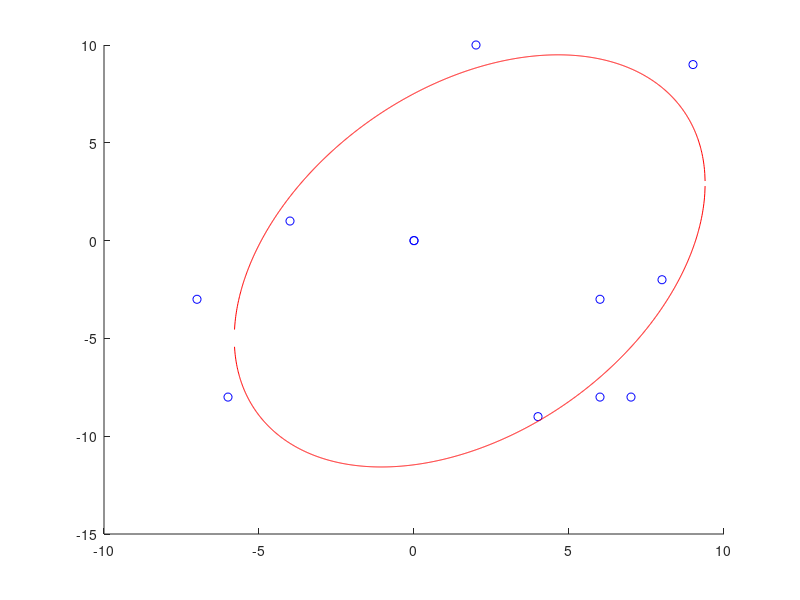

MATLAB code to generate this figure:
function[] = TDRA( )
% This main function will execute the entirety of the Truck and Drone 
% routing algorithm. 

%%%
% When it comes to calculating the "travel time between two customers" we will 
% use the distance between the two nodes for trucks. When calculating the 
% travel time between two customers by UAV, we will use the distance but 
% divided by a speed factor of 1.5.
%%%

    % Variables 
    %      C0            Set of customer locations with depot as the starting
    %                     location where C0.x is the x location of the
    %                     customers and C0.y is the y locations of the
    %                     customers. 
    %       c            Number of customers
    %       U            Set of drones
    %       u            Number of drones
    % aafDistancesTruck  Travel times between two customers i & j by truck
    %     soln           Our representation of the solution where:
    %                      ansoln.Part1 represents the sequence of customers
    %                          visited by the truck
    %                      ansoln.Part2 represents the assignment of
    %                          customers to UAVs & also the sequence of
    %                          visits by each UAV
    %                      ansoln.Part3 represents the launch locations of
    %                          each UAV for every flight
    %                      ansoln.Part4 represents the reconvene locations of
    %                          each UAV for every flight
    %
    
    
    % Generate customer locations
%     x = (50 - -50)*rand(1, 4) + -50;
%     y = (50 - -50)*rand(1, 4) + -50;
%     C0.x = [ 0 -10 0 0 ]; % we treat the first slot as the depot;
%     C0.y = [ 0 0 -10 -5 ];  % we treat the first slot as the depot;
%     C0.x = [ 0 randi([-10, 10], 1, 10) 0 ];
%     C0.y = [ 0 randi([-10, 10], 1, 10) 0 ];
    
    C0.x = [ 0 -4 -7 -6 4 6 2 9 8 7 6 0 ];
    C0.y = [ 0 1 -3 -8 -9 -3 10 9 -2 -8 -8 0];
    
% %            0  1  2  3  4  0   Customer ID
% %            1  2  3  4  5  6   Indices
%     C0.x = [ 0  8  6 -7  1  0 ];
%     C0.y = [ 0 -2 -3 -3  2  0 ];

%            0  1  2  3  4  5  6  0  Customer ID
%            1  2  3  4  5  6  7  8  Indices
%     C0.x = [ 0 -2 -3  2  2  7 -4  0 ]; 
%     C0.y = [ 0  4  1  4  3  1  3  0 ]; 

%%%%%%%%%%%%%%%%%%%%%%%%Testing ellipse fitting %%%%%%%%%%%%%%%%%%%%%%%%
% Slanted ellipse
%     C0.x = [ 1, 2, 3, 4, 4.5, 5, 5.5, 6, 6, 5.7, 5.5, 5, 4, 3, 1, ...
%              -1, -3, -6, -7, -7.5, -7, -6, ...
%              -3, -2, -1, -4, -5];
%     C0.y = [ 7, 6, 5, 4, 3, 2, 0.5, -1, -1.5, -3.5, -4, -5, -5.3, -5.2, -4.5,...
%              8, 8, 7, 6, 4, 2, 0, ...
%              -2.5, -3, -3.5, -1.5, -1];
    

% Ellipse along x axis; This works well 
%     C0.x = [ -3, -2.5, -2, -1.5, -1, -.5, 0, .5, 1, 1.5, 2, 2.5, 3, -3, -2.5, -2, -1.5, -1, -.5, 0, .5, 1, 1.5, 2, 2.5, 3 ];
%     C0.y = [ 0.54, 1.06, 1.34, 1.52, 1.64, 1.71, 1.73, 1.71, 1.64, 1.54, 1.34, 1.06, .54, -0.54, -1.06, -1.34, -1.52, -1.64, -1.71, -1.73, -1.71, -1.64, -1.54, -1.34, -1.06, -.54 ];

% Ellipse along y axis
%     C0.x = [ 0 [ -2 : 0.5 : 2 ] [ -2 : 0.5 : 2 ] 0]
%     C0.y = [0 sqrt( 1 - (C0.x(1 : 9).^2)/4 ) [ -1*sqrt( 1 - (C0.x(10 : 18).^2)/4 ) ] 0 ]
    



    % Plot the customer locations
%     hold on
%     figure( 1 );
%     plot(0,0,'b*', 'MarkerSize', 12)
%     plot(C0.x, C0.y, 'bo')
%     hold off

    
    % Numbers of customers (excluding the depot) 
    c = length(C0.x) - 2;
    
    % Number of drones
    U = [1, 2];
    u = length(U);
    
    % Initial and final temperature (Inputs for SA)
    T0 = 90;
    TFinal = 0.01; 
    Beta_SA = 0.99;
    Imax = 20;
    
    % Calculate the distances between each all points
    % Here, our first row of the columns is how far our depot is from each 
    % of the customers. 
    aafDistances = calculateDistances(C0.x, C0.y);
    
    
    % Initialize solution data structure
    soln.anPart1 = zeros(1, length(C0.x));  % the Truck Route
    soln.anPart2 = [-1];  % Assignment of customers to UAVs
    soln.anPart3 = [-1];  % Launch locations of the UAVs
    soln.anPart4 = [-1];  % Reconvene locations of the UAVs
    
    
    % Generate initial solution s, to the STRPD based on SA
    s = simulatedAnnealing(c, aafDistances, soln, T0, TFinal, Beta_SA, Imax, u);
    
%%%%%%%%%%%%%%%%%%%%%%%%%%%%%%%%%%%%%%%%%%%%%%%%%%%%%%%%%%%%%%%%%%%%%%%%
    % Test plotting our path with drones
    % THis is correct btw
%     s.anPart1 = [ 0 4 2 3 0 ];
%     s.anPart3 = [ 2 -1 ];   % These indices refer to the cell number in part 1, so this is wrong. 
%     s.anPart2 = [ 1 -1 ];   % visits customer 1
%     s.anPart4 = [ 3 -1 ];   % returns to index 2 of s.anPart1 (which is customer 3)
% 
%     s.anPart1 = [ 0 4 3 1 2 0 ];    % MOST RECENT TEST
%     s.anPart3 = [ 1 -1 4 ];
%     s.anPart2 = [ 5 -1 6 ];
%     s.anPart4 = [ 3 -1 5 ]; 
    
%     s.anPart1 = [ 0 4 2 0 ];
%     s.anPart3 = [ 2 3 -1 ];   % These indices refer to the cell number in part 1, so this is wrong. 
%     s.anPart2 = [ 1 3 -1 ];   % visits customer 1
%     s.anPart4 = [ 3 4 -1 ];   % returns to index 2 of s.anPart1 (which is customer 3)

%     s.anPart1 = [ 0 4 2 0 ];
%     s.anPart3 = [ 2 -1 3 ];   % These indices refer to the cell number in part 1, so this is wrong. 
%     s.anPart2 = [ 1 -1 3 ];   % visits customer 1
%     s.anPart4 = [ 3 -1 4 ];   % returns to index 2 of s.anPart1 (which is customer 3)

%     s.anPart1 = [ 0 4 2 0 ];
%     s.anPart3 = [ 2 -1 3 ];   % These indices refer to the cell number in part 1, so this is wrong. 
%     s.anPart2 = [ 1 -1 3 ];   % visits customer 1
%     s.anPart4 = [ 3 -1 4 ];   % returns to index 2 of s.anPart1 (which is customer 3)
%%%%%%%%%%%%%%%%%%%%%%%%%%%%%%%%%%%%%%%%%%%%%%%%%%%%%%%%
    
    % Plot the truck and drone route
%     plot_route( C0, s);
    
    
    % Initialize best solution, the rsult of the best solution, the 
    % iteration number, and the temperature
    s_best = s;
    fs_best = f(aafDistances, s_best, u);
    
    
    % Elliptical stuff
    solnOut = ellipticalCustomerAssignment( s_best, C0, u);
    
    
    
end

%%%%%%%%%%%%%%%%%%%%%%%%%%%%%%%%%%%%%%%%%%%%%%%%%%%%%%%%%%%%%%%%%%%%%%%%%%%
function[ ] = plot_route( C0, s) 
% plot_route will take in the customer locations & the initial solution
% produced via the Simulated annealing method. It will then plot the route 
% the truck will take. 
% Input 
%   C0      The locations of all the customers
%   s       The route we are plotting 
%   u       The number of drones 
% Output
%   

    % Variables
    %    a, b     Placeholder variables for the coordinates 
    %  nCustInd   counter to keep track of the customer indices 
    
    % Plot the truck route
    nCustInd = 2;
    a = [ 0 ]; 
    b = [ 0 ]; 
    
    % Fill in these a and b arrays
%     for i = s.anPart1( 2 : length(C0.x) - 1 )
    for i = s.anPart1( 2 : length(s.anPart1) - 1)
        a(nCustInd) = C0.x(i+1);
        b(nCustInd) = C0.y(i+1);
        nCustInd = nCustInd + 1; 
        a;
        b;
    end

    a(end + 1) = 0;
    b(end + 1) = 0;


        
    % Initialize the coords visited by the drones
    aanDrones = zeros(length(s.anPart2)-1, 6);
    
    C0;
    s; 
    % Fill in this matrix
    for iCustomer = 1 : length(s.anPart2)        
        if s.anPart2(iCustomer) == -1
            aanDrones( iCustomer, : ) = -1*ones(1, 6);
%             aanDrones = [ aanDrones ; -1*ones(1, 6) ]
            
        else
            aanDrones(iCustomer, 1) = C0.x(s.anPart1(s.anPart3(iCustomer)) + 1);
            aanDrones(iCustomer, 4) = C0.y(s.anPart1(s.anPart3(iCustomer)) + 1);

            aanDrones(iCustomer, 3) = C0.x(s.anPart1(s.anPart4(iCustomer)) + 1);
            aanDrones(iCustomer, 6) = C0.y(s.anPart1(s.anPart4(iCustomer)) + 1);

            aanDrones(iCustomer, 2) = C0.x(s.anPart2(iCustomer) + 1);
            aanDrones(iCustomer, 5) = C0.y(s.anPart2(iCustomer) + 1);
        end
    end
    
    
    
    % Plot the drone route
    aColors = ["r--", "b--", "g--", "k--", "m--"];
        
    % 
    aDimensions = size(aanDrones);
    
    % Plot this stuff
    figure(2)
    hold on; 
    plot(0,0,'b*', 'MarkerSize', 12)
    plot(a, b, 'k-')
    plot(a, b, "ro")
    
    iDrone = 1; 
    for iRow = 1 : aDimensions 
        x = [ 0 ];
        y = [ 0 ]; 
        
        if aanDrones(iRow, 1) == -1
            iDrone = iDrone + 1; 
        else
            for iCol = 1 : 3
                x(iCol) = aanDrones(iRow, iCol);
                y(iCol) = aanDrones(iRow, iCol+3);
            end
            
            plot(x, y, aColors(iDrone));
        end
    end
    hold off; 
end

function[ aafDistances ] = calculateDistances( x, y )
% calculateDistances will calculate the distances between all the points 
%   on the graph
% INPUT
%   x, y   the x and y coordinates of the customers
% OUTPUT
%   aafDistances   An array of distances where D_ij is the distance between 
%                    house i and house j; this matrix should be symmetric

    % Variables
    %
    
    % Initialize the distances array
    aafDistances = zeros(length(x));
    
    % Calculate the distances
    for i = 1 : length(x)
        for j = 1 : length(x)
            aafDistances( i, j ) = sqrt( (x(i) - x(j))^2 + (y(i) - y(j))^2 );
        end
    end
    
end

function[ s_best ] = ...
    simulatedAnnealing( c, aafDistances, soln, T0, TFinal, Beta_SA, Imax, u)
% simulatedAnnealing function will take in an array of distances 
% and will generate a random TRP (traveling repairman problem).
% INPUT
%   c              The length of the soln
%  aafdistances    Array of distances between customers
%  soln            Data structure of solution
%   T0             The initial temperature
%   TFinal         The final temperature we want to approach
%  Beta_SA         The cooling schedule for our simulated annealing
%   Imax           The maximum number of iterations
%   u              The numebr of drones
% OUTPUT
%  s_best          Returns the best solution to the TRP 


    % Variables
    %  soln       Data structure with solutions parts 1, 2, 3, and 4 
    %     s       Solution to the TRP problem
    %  s_best     Best solution
    % fs_best     The result of the best solution7
    %     T       The current temperature of our simulated annealing
    

    % Initialize our current and final temperatures
    T = T0;     
    
    % Generate a ranomd TRP (Traveling Repairman Problem) 
    % randomly insert all customers into vector    
    soln.anPart1 = [ 0 randperm(c) 0 ];
    s = soln; % create duplicate of soln for comparison
    
    % Initilaize the best solution and the best result 
    s_best = s;
    fs_best = f(aafDistances, s, u); 
    
    sPrime = soln;
    
    % Run the simulated annealing process
    while T > TFinal
        for i = 1 : Imax 
            % Find neighbor to s
            sPrime.anPart1 = neighbor(s);
            

            
            % Check if neighbor is better than current solution 
            diff = fs_best - f(aafDistances, sPrime, u);
            
            % Check if neighbor is better
            if f(aafDistances, sPrime, u) < f(aafDistances, s_best, u)
                s_best.anPart1 = sPrime.anPart1;
                fs_best = f(aafDistances, sPrime, u); 
            end
            
            % Boltzmann probability time babbbyyyy
            if rand() < exp(-abs(diff) / T)
                s.anPart1 = sPrime.anPart1;
            end
            
        end
        
        % Cooling schedule
        T = Beta_SA * T; 
    end
    
    
    
end

function[ solnOut ] = ellipticalCustomerAssignment( solnIn, C0, k)
% The ellipticalCustomerAssignment heuristic function will take in a soln
% and then will return another solution. 

% INPUT
%  solnIn      This is the input solution
%  C0          The locations (coordinates) of the customers
% OUTPUT
%  solnOut     This is the output solution

    % VARIABLES
    %    D        The design matrix
    %    C        The constraint matrix
    %    S        Scatter matrix
    %    V        Matrix with columns being the eigenvectors
    %    D        Matrix where diagonals are eigenvalues
    %
    
    
    % Create matrix of distances
    aafDistances = calculateDistances(C0.x, C0.y);
    
    % Assign initial variables 
    solnOut = solnIn; 
    fSolnOut = f( aafDistances, solnIn, k);
    
    % Fit an ellipse to C0 
    % First create our design matrix
    D = zeros(length(C0.x) - 1, 6);
    for iRow = 1 : length(C0.x) - 1
        D( iRow, 1 ) = (C0.x(iRow))^2;
        D( iRow, 2 ) = C0.x(iRow) * C0.y(iRow);
        D( iRow, 3 ) = (C0.y(iRow))^2;
        D( iRow, 4 ) = C0.x(iRow);
        D( iRow, 5 ) = C0.y(iRow);
        D( iRow, 6 ) = 1;
        

    end
    
    
    % Next our constraint matrix
    C = zeros(6); 
    C(1, 3) = 2;
    C(3, 1) = 2;
    C(2, 2) = -1; 
    
    % Create scatter matrix
    S = D' * D;
    
    % Find our eigenvalues and eigenvectors
    [ eigenvector, eigenvalue ] = eig( S, C );
    
    % Find the smallest eigenvalue
    fMinDiag = inf;
    for iDiagonal = 1 : 6
        if eigenvalue(iDiagonal, iDiagonal) > 1e-6 && eigenvalue(iDiagonal, iDiagonal) < fMinDiag
            iMinDiag = iDiagonal;
            fMinDiag = eigenvalue(iDiagonal, iDiagonal);
        end
    end
    
    
    % Scale the parameters so that a'C*a = 1
    aVector = eigenvector( :, iMinDiag );
    fScaling = aVector' * C * aVector;
    aVectorScaled = aVector / sqrt(fScaling);
        
    
    % This function gives us the algebraic distance of any point (x, y)
    % from the conic. 
    g = @( a, x, y) (a(1)*x.^2 + a(2).*x.*y + a(3)*y.^2 + a(4)*x + a(5)*y + a(6));
    
    
    % Create functions from the quadratic formulas    
    fplus  = @(a, x) ( -(a(2)*x + a(5)) + sqrt( (a(2)*x + a(5)).^2 - 4*a(3)*(a(1)*x.^2 + a(4)*x + a(6)) ) ) / (2*a(3));
    fminus = @(a, x) ( -(a(2)*x + a(5)) - sqrt( (a(2)*x + a(5)).^2 - 4*a(3)*(a(1)*x.^2 + a(4)*x + a(6)) ) ) / (2*a(3));
    
    
    % Create array of points
    afXData = [ min(C0.x) - 10 : 0.01 : max(C0.x) + 10 ];
    % Check to see if the x and y are imaginary
    counter = 1;
    for x = afXData
        if isreal(fplus( aVectorScaled, x )) && fplus( aVectorScaled, x) ~= 0
            afXGoodData(counter) = x;
            afYDataPositive(counter) = fplus( aVectorScaled, x ); 
        end
        
        if isreal(fminus( aVectorScaled, x )) && fminus( aVectorScaled, x) ~= 0
            afYDataNegative(counter) = fminus( aVectorScaled, x );
        end
        
        if isreal(fminus( aVectorScaled, x )) && isreal(fplus( aVectorScaled, x ))
            counter = counter + 1; 
        end
        
        
    end
            
%     afYDataPositive = fplus( aVectorScaled, afXData ); 
%     afYDataNegative = fminus( aVectorScaled, afXData ); 
    afXGoodData;
    
    
    
    % Plot the points
    figure(12345)
    hold on; 
    plot(C0.x, C0.y, 'bo')
    plot(afXGoodData, afYDataPositive, 'r-')
    plot(afXGoodData, afYDataNegative, 'r-')
    hold off; 

end

function[ sPrime ] = neighbor( soln )
% The neighbor function will implement the well-known 2-opt method for
% creating neighbors for our current solution s. Here, we must note that
% our 2-opt method will switch two customers within the vector of Parts 1
% and 2. The customers are selected randomly. Our 2-opt is a local search
% heuristic.

% INPUT
%   soln       Current solution data structure.
% OUTPUT
%  sPrime      A neighbor to input solution soln

    % Variables
    %    sPrime    The soln.anPart1 which is the neighbor to our original 
    %                soln.anPart1  
    %  randIndex1  The index of the customer that will be switched out from
    %                part 1 of the soln data structure
    %  randIndex2  The index of the customer that will be switched out from
    %                part 2 of the soln data structure. 
    %    nTemp     A temporary variable that holds the customer at index 
    %                randIndex1
    
    
    % Randomly pick two customer indices from anPart1 
    randIndex1 = -1;
    randIndex2 = -1;
    
    % Make sure that we don't pick the same two indices
    while randIndex1 == randIndex2
        randIndex1 = randi([2, length(soln.anPart1)-1]);
        randIndex2 = randi([2, length(soln.anPart1)-1]); 
    end
    
%     fprintf("Before switching: \n")
%     soln.anPart1
    
    % Switch their positions in soln.anPart1
    nTemp = soln.anPart1(randIndex1);
    soln.anPart1(randIndex1) = soln.anPart1(randIndex2);
    soln.anPart1(randIndex2) = nTemp; 
    
% %     fprintf("after switching: \n")
%     soln.anPart1
    
    % Return the new neighbor to the input solution
    sPrime = soln.anPart1;
    
end

function[ fTotalWaitTime ] = f( aafDistances, soln, k)
% This function f is our wait time function. In this case, we treat
%  the time = distance for our trucks and we calculate the time for the 
%  drones using a speed factor of 1.5

% INPUT
%   aafDistances    Array of floats containing the distances between custs.
%   soln            Data structure of solutions in parts 1, 2, 3 and 4 
%   k               Number of drones
% OUTPUT
%   fTotalWaitTime  Float of total wait time 
    

    % Variables
    %   alpha         Our speed factor for the drones. 
    %   aSoln         Current solution
    
    
    % Initialize constants
    alpha = 1.5;
    
    
    % Create temporary list of customers
    anCustomers = soln.anPart1;
    
    
    % Initialize total wait time
    fTotalWaitTime = 0;
    
    
    % Create vector arrival and departure times for drones and trucks
    aafDroneArrivalTime = zeros(k, length(aafDistances));
    aafTruckArrivalTime = zeros(1, length(aafDistances));
    aafTruckDepartureTime = zeros(1, length(aafDistances));
    
    
    soln;
    aafDistances;
    
    % Calculate the total wait time for the truck customers
    iPrevious = 1; 
    for iCustomerIndex = 2 : length(soln.anPart1) % Here iCustomerIndex = 1 & = length(soln.anPart1) are the nodes 
        iDrone = 1; % Initialize drone counter
        
        % Calculate the arrival time of the truck to this node        
        aafTruckArrivalTime(anCustomers(iCustomerIndex) + 1) = ...
            aafDistances( anCustomers(iCustomerIndex - 1) + 1, anCustomers(iCustomerIndex) + 1 ) ...
          + aafTruckArrivalTime( anCustomers(iCustomerIndex - 1) + 1);
        
%         "Put this arrival times in aafTruckDepartureTimes and vector and 
%          then update them if they have a drone approaching that same
%          node. So that if there is no drone going towards customer at
%          iCustomerIndex, then they already have something in their truck
%          arrival time vector. That is, we are assuming that no customer
%          has a drone delivering to them. 
        aafTruckDepartureTime(anCustomers(iCustomerIndex) + 1) = ...
            aafTruckArrivalTime(anCustomers(iCustomerIndex) + 1);
        

        
        for iReconveneIndex = 1 : length(soln.anPart4)
            
            % Check if we have an "X" there
            if soln.anPart4(iReconveneIndex) == -1
                iDrone = iDrone + 1;
            end
            
            % Get the arrival time of the drones
            if iCustomerIndex == soln.anPart4(iReconveneIndex) % This means there is a drone flying to this point
                a = aafDistances( anCustomers(soln.anPart3(iReconveneIndex)) + 1, soln.anPart2(iReconveneIndex) + 1);
                b = aafDistances( soln.anPart2(iReconveneIndex) + 1, anCustomers(soln.anPart4(iReconveneIndex)) + 1);
                
                aafDroneArrivalTime(iDrone, anCustomers(soln.anPart4(iReconveneIndex)) + 1) = (a + b)/alpha;
                
                %%%% WORKS TILL HERE %%%%
                
                % if Truck is there before the drone, it must wait
                if aafTruckArrivalTime(anCustomers(iCustomerIndex) + 1) < max (aafDroneArrivalTime( :, anCustomers(iCustomerIndex) + 1 ) )
                    aafTruckDepartureTime(anCustomers(iCustomerIndex) + 1) = ...
                        max (aafDroneArrivalTime( :, anCustomers(iCustomerIndex) + 1) );
                elseif aafTruckArrivalTime(anCustomers(iCustomerIndex) + 1) > max( aafDroneArrivalTime( :, iCustomerIndex) )
                    % If the drone is there before the truck
                    aafTruckDepartureTime(anCustomers(iCustomerIndex) + 1) = aafTruckArrivalTime( anCustomers(iCustomerIndex) + 1);
                end
                    
            end
            
        end
       iPrevious = iPrevious + 1;  
    end
    
    
    % Get the total waiting time 
    fTotalWaitTime = aafTruckDepartureTime( soln.anPart1(end - 1) + 1 );       
end
